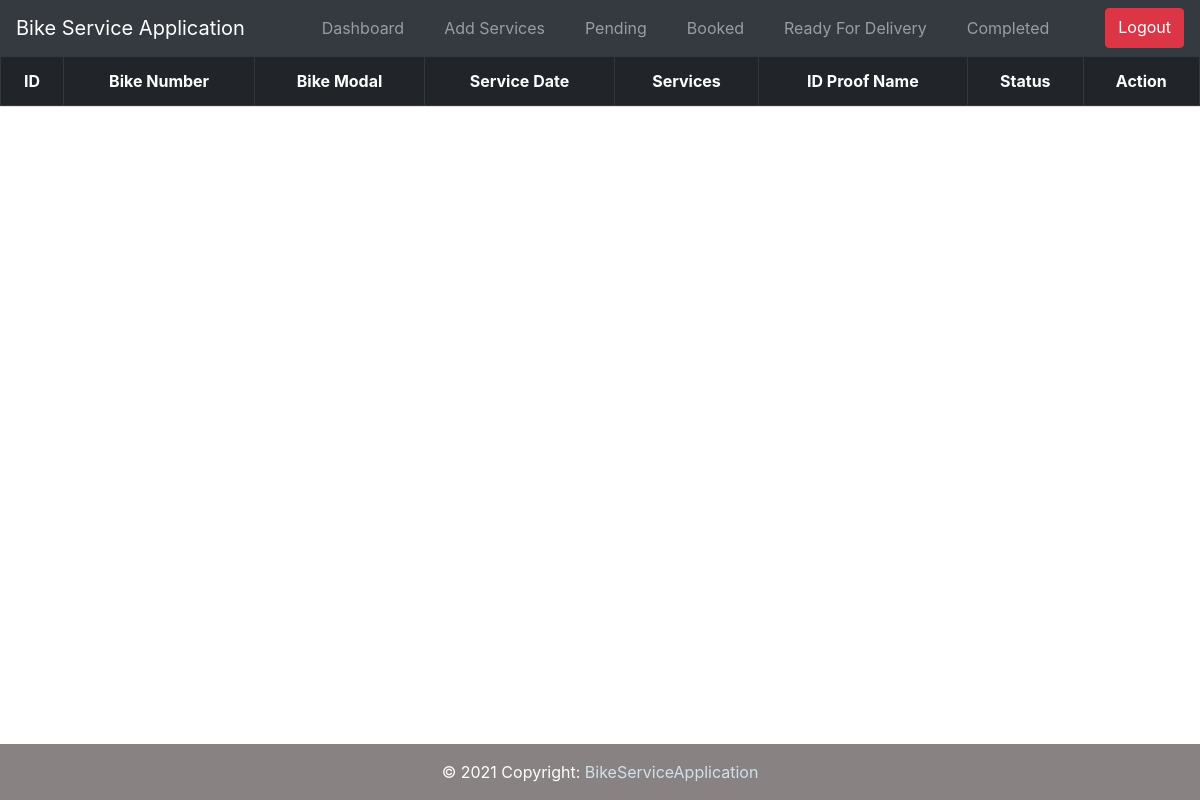
The page /admin/servicebooked.php (signed in) on the database as committed earlier.
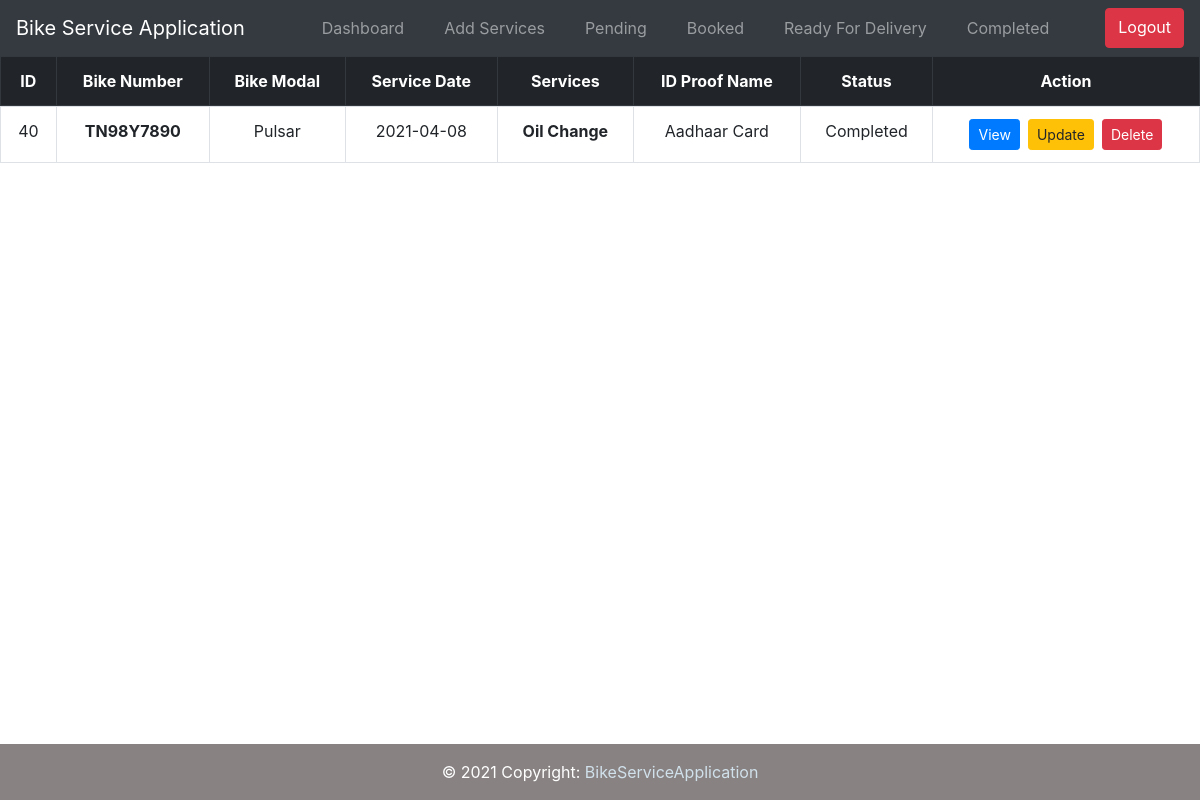
The same page on the database as committed later.
### tables this page shows
CREATE TABLE `customer_service` (
  `id` int(11) NOT NULL,
  `serviceid` varchar(11) NOT NULL,
  `firstname` varchar(30) NOT NULL,
  `lastname` varchar(10) NOT NULL,
  `bikenumber` varchar(10) NOT NULL,
  `bikemodal` varchar(20) NOT NULL,
  `servicedate` varchar(10) NOT NULL,
  `email` varchar(35) NOT NULL,
  `avail_service` varchar(50) NOT NULL,
  `phoneno` bigint(13) NOT NULL,
  `altphoneno` bigint(13) NOT NULL,
  `idname` varchar(20) NOT NULL,
  `idnumber` varchar(20) NOT NULL,
  `address` mediumtext NOT NULL,
  `statusreport` varchar(20) NOT NULL,
  `created_at` timestamp NOT NULL DEFAULT current_timestamp(),
  `updated_at` timestamp NOT NULL DEFAULT current_timestamp()
);

### admin/servicebooked.php (the view, shortened to what this page needs)
<!DOCTYPE html>
<html lang="en">
<?php
include ('partials/head.php');
?>
<body>
    <?php
    include ('partials/header.php');
    ?>
    <section>
        <table class="table table-bordered table-hover">
            <thead class="thead-dark">
              <tr>
                <th scope="col" class="text-center">ID</th>
                <th scope="col" class="text-center">Bike Number</th>
                <th scope="col" class="text-center">Bike Modal</th>
                <th scope="col" class="text-center">Service Date</th>
                <th scope="col" class="text-center">Services</th>
                <th scope="col" class="text-center">ID Proof Name</th>
                <th scope="col" class="text-center">Status</th>
                <th scope="col" class="text-center" >Action</th>
              </tr>
            </thead>
            <tbody>
              <tr>
                  <?php
                    $sql = "SELECT * FROM customer_service WHERE statusreport ='Completed'";
                    $result = $connect -> query($sql);
                    while($row=$result->fetch_assoc()){
                      echo "<tr>";
                      echo "<td class='text-center'>". $row["id"]. "</td>".
                      "<td class='text-center'><b>". $row["bikenumber"]. "</b></td>".
                      "<td class='text-center'>". $row["bikemodal"]. "</td>".
                      "<td class='text-center'>". $row["servicedate"]. "</td>".
                      "<td class='text-center'><b>". $row["avail_service"]. "</b></td>".
                      "<td class='text-center'>". $row["idname"]. "</td>".
                      "<td class='statusreport text-center '>". $row["statusreport"]. "</td>".
                      "<td class='text-center'>"."<a href='view.php?id=".$row['id']."' class='btn btn-primary btn-sm'> View</a>" .
                      "<a href='update.php?id=".$row['id']."' class='ml-2 btn btn-warning btn-sm'> Update</a>" .
                      "<a href='delete.php?id=".$row['id']."' class='ml-2 btn btn-danger btn-sm'> Delete</a>" .
                      "</td>";
                      }
                      echo "</tr>";
                  ?>
              </tr>
            </tbody>
          </table>
    </section>
      <?php
      include ('partials/footer.php');
      ?>
</body>
</html>

Rows that differ between the two databases and show on the page:
added customer_service: id "40", bikenumber "TN98Y7890", bikemodal "Pulsar", servicedate "2021-04-08", avail_service "Oil Change", idname "Aadhaar Card", statusreport "Completed"
